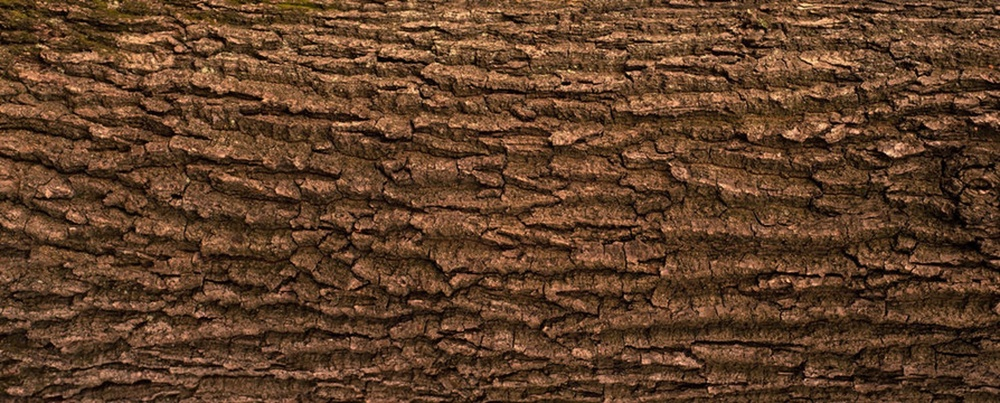
#> input picture Lab_4/assets/Picture1.jpg, 1000 x 403 px, shrunk from 1743 x 702 before the run
$ jupyter execute test_ski.ipynb   (older library calls are emulated)
#> lines starting #> are read from the running program, lines starting #| are printed output that depends on the picture; long printed decimals are rounded
[cell 1]
import cv2
import numpy as np
from skimage.feature.texture import graycomatrix, graycoprops
import matplotlib.pyplot as plt

[cell 2]
bw = cv2.imread('../assets/Picture1.jpg', 0)
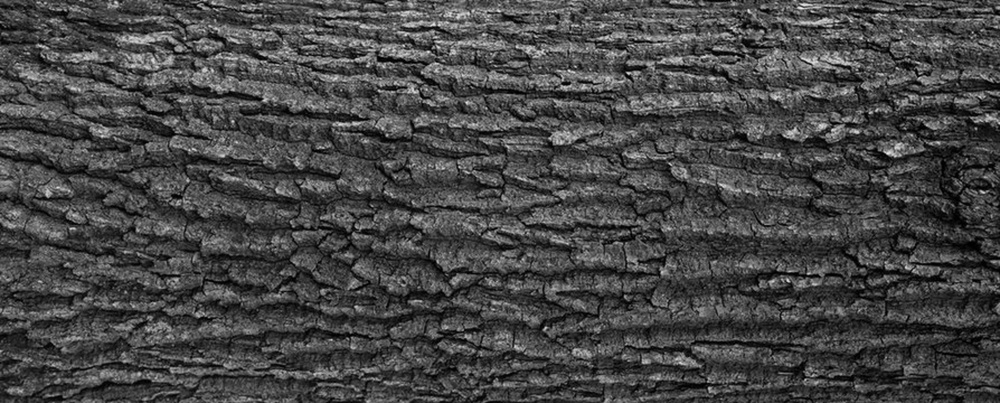
#> bw: shape (403, 1000); min 0, max 237, mean 70.3

plt.imshow(bw, cmap='gray')
plt.xlabel('X axis')
plt.ylabel('Y axis')
plt.show()

[cell 3]
GLCM_vertical_ski = graycomatrix(bw, distances=[1], angles=[np.pi/2], levels=256, normed=False)
energy = graycoprops(GLCM_vertical_ski, 'energy')
#> energy = [0.0106]
entropy= graycoprops(GLCM_vertical_ski, 'entropy')
#> entropy = [9.41]
contrast = graycoprops(GLCM_vertical_ski, 'contrast')
#> contrast = [571.5]
homogeneity = graycoprops(GLCM_vertical_ski, 'homogeneity')
#> homogeneity = [0.0599]

print("Energy: ", energy)
#| Energy:  [[0.01057]]
print("Entropy: ", entropy)
#| Entropy:  [[9.407]]
print("Contrast: ", contrast)
#| Contrast:  [[571.509]]
print("Homogeneity: ", homogeneity)
#| Homogeneity:  [[0.0599]]

print("shape",GLCM_vertical_ski.shape)
#| shape (256, 256, 1, 1)
print(GLCM_vertical_ski)
#> (printed output is left out)

[cell 4]
def manual_vertical_glcm_fn(image, levels=256):
#> called with levels = 256
    glcm = np.zeros((levels, levels), dtype=int)
    h, w = image.shape
#> h = 403; w = 1000
    for y in range(h - 1):
        for x in range(w):
            i = image[y, x]
            j = image[y + 1, x]
            glcm[i, j] += 1
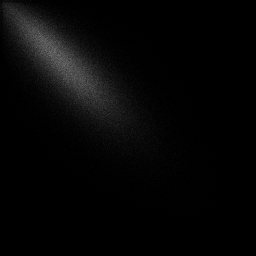
#> glcm: shape (256, 256) int64; min 0, max 114, mean 6.1
    # glcm = glcm / glcm.sum()
    return glcm

[cell 5]
manual_vertical_glcm=manual_vertical_glcm_fn(bw, levels=256)


print("Manual GLCM shape:", manual_vertical_glcm.shape)
#| Manual GLCM shape: (256, 256)
print(manual_vertical_glcm)
#> (printed output is left out)

[cell 6]
plt.figure(figsize=(8, 6))
plt.imshow(manual_vertical_glcm, cmap='hot', interpolation='nearest')
plt.title('Manual Vertical GLCM (Normalized)')
plt.xlabel('Gray Level j')
plt.ylabel('Gray Level i')
plt.colorbar(label='Probability')
plt.show()
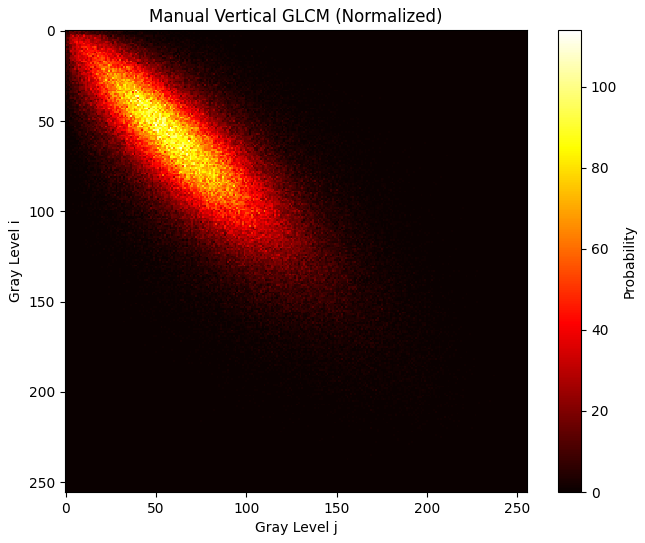
#> figure drawn by matplotlib, 2 panels

[cell 7]
GLCM_horizontal_ski = graycomatrix(bw, distances=[1], angles=[0], levels=256, normed=False)
energy = graycoprops(GLCM_horizontal_ski, 'energy')
#> energy = [0.012]
entropy= graycoprops(GLCM_horizontal_ski, 'entropy')
#> entropy = [9.17]
contrast = graycoprops(GLCM_horizontal_ski, 'contrast')
#> contrast = [343.3]
homogeneity = graycoprops(GLCM_horizontal_ski, 'homogeneity')
#> homogeneity = [0.0782]
correlation = graycoprops(GLCM_horizontal_ski, 'correlation')
#> correlation = [0.868]

print("Energy: ", energy)
#| Energy:  [[0.01198]]
print("Entropy: ", entropy)
#| Entropy:  [[9.171]]
print("Contrast: ", contrast)
#| Contrast:  [[343.350]]
print("Homogeneity: ", homogeneity)
#| Homogeneity:  [[0.07825]]
print("Correlation: ", correlation)
#| Correlation:  [[0.8679]]

print("shape", GLCM_horizontal_ski.shape)
#| shape (256, 256, 1, 1)
print(GLCM_horizontal_ski)
#> (printed output is left out)

[cell 8]
def manual_horizontal_glcm_fn(image, levels=256):
#> called with levels = 256
    glcm = np.zeros((levels, levels), dtype=int)
    h, w = image.shape
#> h = 403; w = 1000
    for y in range(h):
        for x in range(w - 1):
            i = image[y, x]
            j = image[y, x + 1]
            glcm[i, j] += 1
    # glcm = glcm / glcm.sum()
    return glcm

[cell 9]
manual_horizontal_glcm=manual_horizontal_glcm_fn(bw, levels=256)
print("Manual Horizontal GLCM shape:", manual_horizontal_glcm.shape)
#| Manual Horizontal GLCM shape: (256, 256)
print(manual_horizontal_glcm)
#> (printed output is left out)

[cell 10]
plt.figure(figsize=(8, 6))
plt.imshow(manual_horizontal_glcm, cmap='hot', interpolation='nearest')
plt.title('Manual Horizontal GLCM (Normalized)')
plt.xlabel('Gray Level j')
plt.ylabel('Gray Level i')
plt.colorbar(label='Probability')
plt.show()
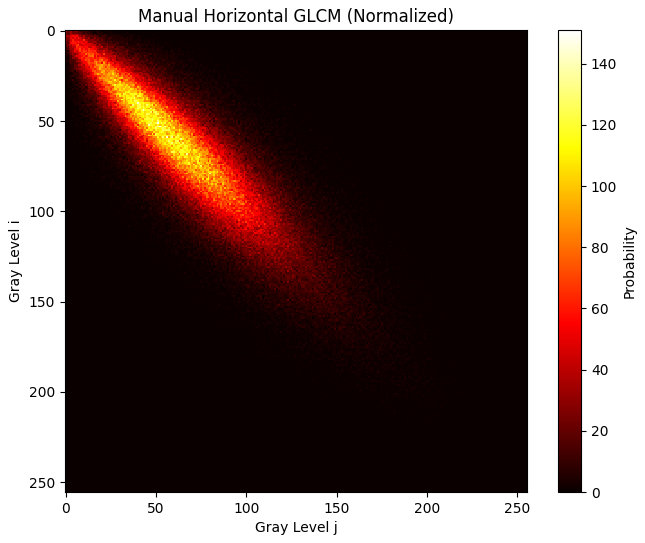
#> figure drawn by matplotlib, 2 panels

[cell 11]
GLCM_diagonal_ski = graycomatrix(bw, distances=[1], angles=[np.pi/4], levels=256)
print("shape",GLCM_diagonal_ski.shape)
#| shape (256, 256, 1, 1)
print(GLCM_diagonal_ski)
#> (printed output is left out)

[cell 12]
def manual_diagonal_glcm_fn(image, levels=256):
#> called with levels = 256
    glcm = np.zeros((levels, levels), dtype=int)
    h, w = image.shape
#> h = 403; w = 1000
    for y in range(h - 1):
        for x in range(w - 1):
            i = image[y, x]
            j = image[y + 1, x + 1]
            glcm[i, j] += 1
    # glcm = glcm / glcm.sum()
    return glcm

[cell 13]
manual_diagonal_glcm=manual_diagonal_glcm_fn(bw, levels=256)
print("Manual Diagonal GLCM shape:", manual_diagonal_glcm.shape)
#| Manual Diagonal GLCM shape: (256, 256)
print(manual_diagonal_glcm)
#> (printed output is left out)

[cell 14]
plt.figure(figsize=(8, 6))
plt.imshow(manual_diagonal_glcm, cmap='hot', interpolation='nearest')
plt.title('Manual Diagonal GLCM (Normalized)')
plt.xlabel('Gray Level j')
plt.ylabel('Gray Level i')
plt.colorbar(label='Probability')
plt.show()
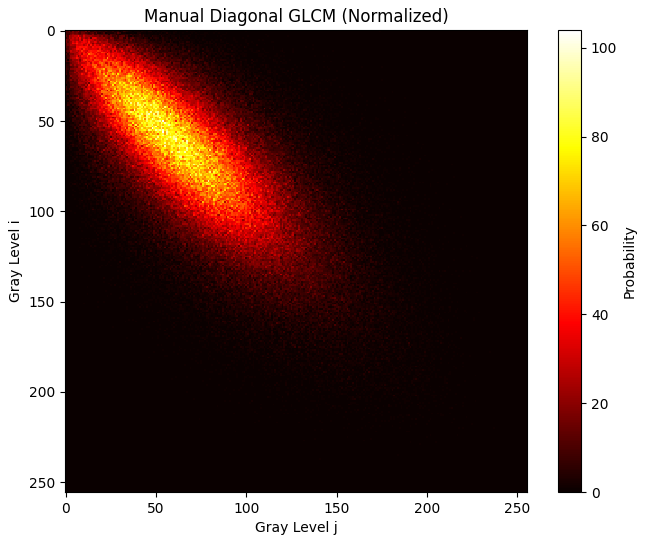
#> figure drawn by matplotlib, 2 panels

$ run again, with Lab_4/assets/Picture2.jpg copied over Lab_4/assets/Picture1.jpg
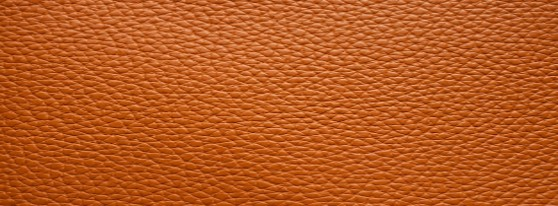
#> input picture Lab_4/assets/Picture2.jpg, 558 x 206 px
#> `energy = graycoprops(GLCM_vertical_ski, 'energy')`: energy = [0.0131]
#> `entropy= graycoprops(GLCM_vertical_ski, 'entropy')`: entropy = [8.98]
#> `contrast = graycoprops(GLCM_vertical_ski, 'contrast')`: contrast = [781.4]
#> `homogeneity = graycoprops(GLCM_vertical_ski, 'homogeneity')`: homogeneity = [0.0397]
#| Energy:  [[0.01306]]
#| Entropy:  [[8.978]]
#| Contrast:  [[781.418]]
#| Homogeneity:  [[0.03968]]
#| shape (256, 256, 1, 1)
#> (printed output is left out)
#| Manual GLCM shape: (256, 256)
#> (printed output is left out)
#> `energy = graycoprops(GLCM_horizontal_ski, 'energy')`: energy = [0.0191]
#> `entropy= graycoprops(GLCM_horizontal_ski, 'entropy')`: entropy = [8.28]
#> `contrast = graycoprops(GLCM_horizontal_ski, 'contrast')`: contrast = [113.2]
#> `homogeneity = graycoprops(GLCM_horizontal_ski, 'homogeneity')`: homogeneity = [0.135]
#> correlation = [0.909]
#| Energy:  [[0.0191]]
#| Entropy:  [[8.276]]
#| Contrast:  [[113.183]]
#| Homogeneity:  [[0.1346]]
#| Correlation:  [[0.9087]]
#| shape (256, 256, 1, 1)
#> (printed output is left out)
#| Manual Horizontal GLCM shape: (256, 256)
#> (printed output is left out)
#| shape (256, 256, 1, 1)
#> (printed output is left out)
#> after the loop in manual_diagonal_glcm_fn, `for y in range(h - 1):`:
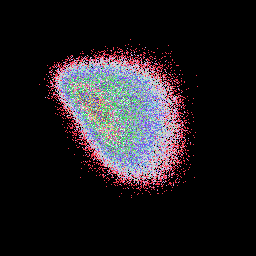
#> glcm: shape (256, 256) int64; 67 distinct labels, from 0 to 72; one colour per label, 0 black
#| Manual Diagonal GLCM shape: (256, 256)
#> (printed output is left out)
#> `plt.show()`:
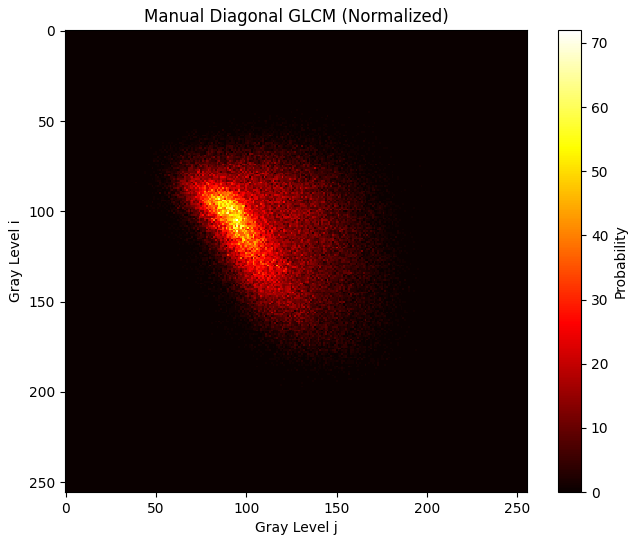
#> figure drawn by matplotlib, 2 panels

$ run again, with Lab_4/assets/Picture3.jpg copied over Lab_4/assets/Picture1.jpg
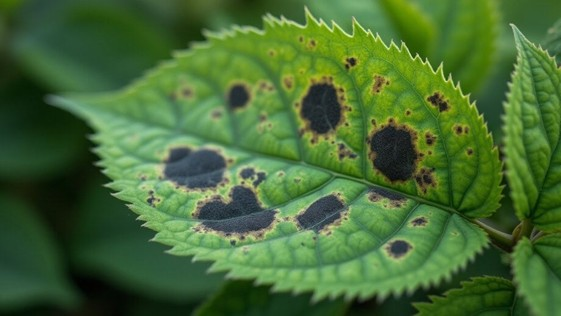
#> input picture Lab_4/assets/Picture3.jpg, 561 x 316 px
#> `energy = graycoprops(GLCM_vertical_ski, 'energy')`: energy = [0.0251]
#> `entropy= graycoprops(GLCM_vertical_ski, 'entropy')`: entropy = [8.1]
#> `contrast = graycoprops(GLCM_vertical_ski, 'contrast')`: contrast = [71.87]
#> `homogeneity = graycoprops(GLCM_vertical_ski, 'homogeneity')`: homogeneity = [0.333]
#| Energy:  [[0.02507]]
#| Entropy:  [[8.098]]
#| Contrast:  [[71.874]]
#| Homogeneity:  [[0.3332]]
#| shape (256, 256, 1, 1)
#> (printed output is left out)
#| Manual GLCM shape: (256, 256)
#> (printed output is left out)
#> `plt.show()`:
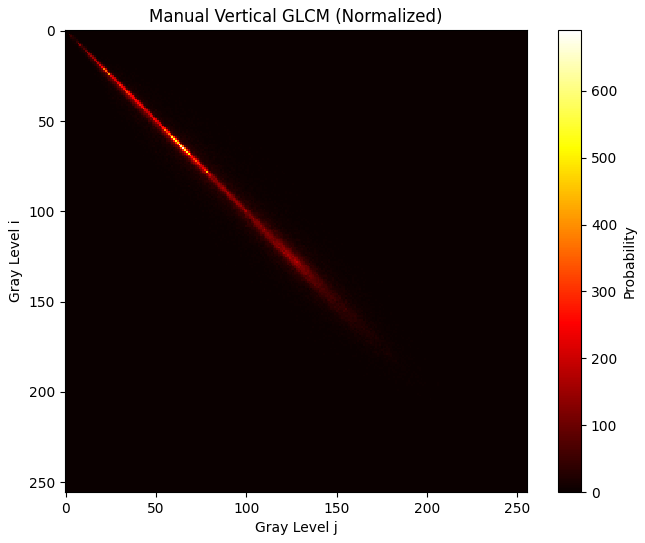
#> figure drawn by matplotlib, 2 panels
#> `energy = graycoprops(GLCM_horizontal_ski, 'energy')`: energy = [0.0277]
#> `entropy= graycoprops(GLCM_horizontal_ski, 'entropy')`: entropy = [7.95]
#> `contrast = graycoprops(GLCM_horizontal_ski, 'contrast')`: contrast = [60.69]
#> `homogeneity = graycoprops(GLCM_horizontal_ski, 'homogeneity')`: homogeneity = [0.377]
#> correlation = [0.983]
#| Energy:  [[0.02769]]
#| Entropy:  [[7.954]]
#| Contrast:  [[60.686]]
#| Homogeneity:  [[0.3766]]
#| Correlation:  [[0.9829]]
#| shape (256, 256, 1, 1)
#> (printed output is left out)
#| Manual Horizontal GLCM shape: (256, 256)
#> (printed output is left out)
#| shape (256, 256, 1, 1)
#> (printed output is left out)
#> after the loop in manual_diagonal_glcm_fn, `for y in range(h - 1):`:
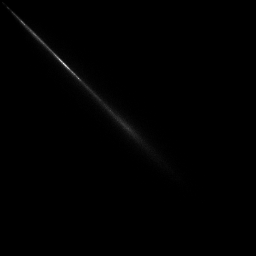
#> glcm: shape (256, 256) int64; min 0, max 635, mean 2.7; drawn with min black and max white
#| Manual Diagonal GLCM shape: (256, 256)
#> (printed output is left out)
